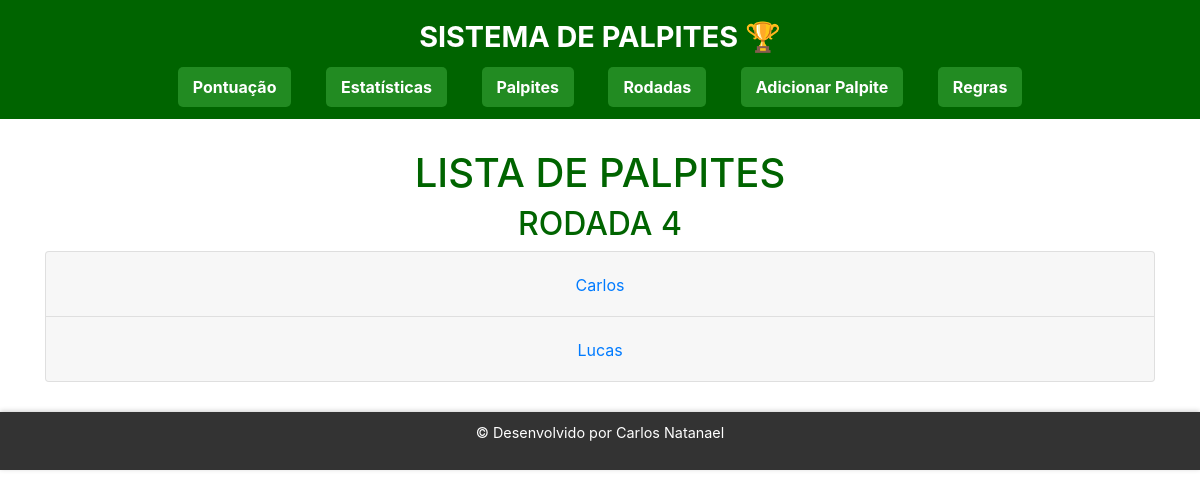
The app's page /palpites, older data.
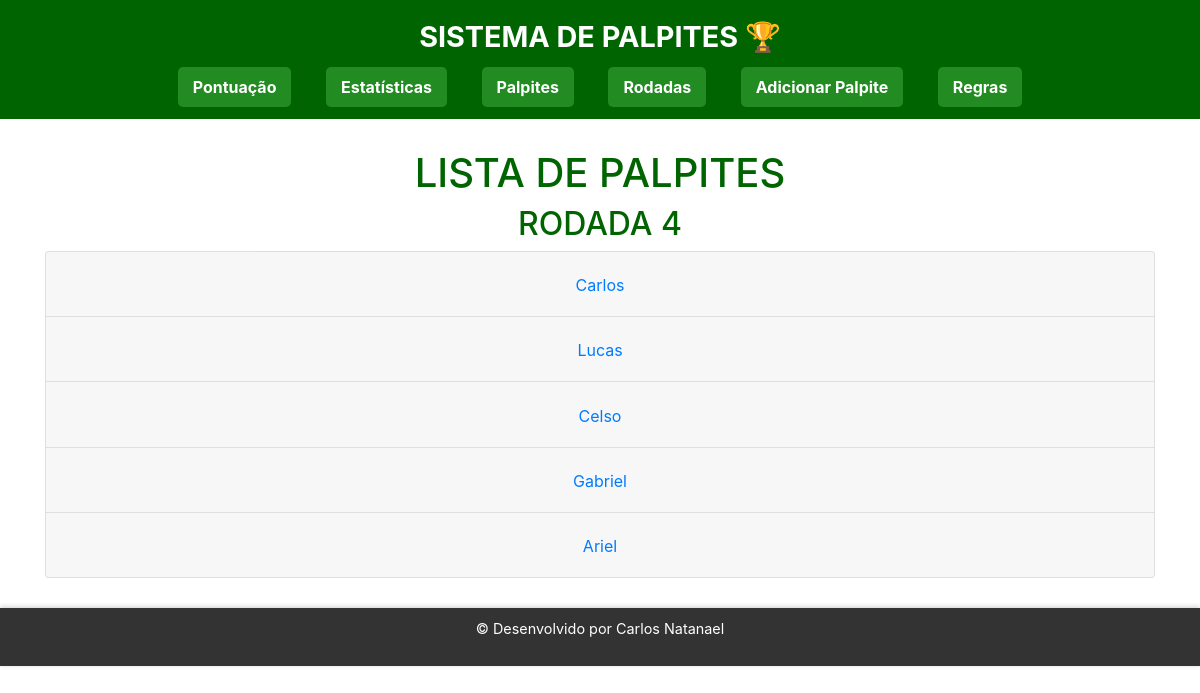
The same page, newer data.
### tables this page shows
CREATE TABLE palpites (
        id INTEGER PRIMARY KEY AUTOINCREMENT,
        nome TEXT,
        time1 TEXT,
        time2 TEXT,
        gol_time1 INTEGER,
        gol_time2 INTEGER,
        resultado TEXT,
        status TEXT
    );

### app.py (the view)
@app.route('/palpites')
def exibir_palpites():
    conn = get_db_connection()
    palpites = conn.execute("SELECT * FROM palpites").fetchall()
    conn.close()
    palpites_agrupados = {}
    for palpite in palpites:
        nome = palpite['nome']
        if nome not in palpites_agrupados:
            palpites_agrupados[nome] = []
        palpites_agrupados[nome].append(palpite)
    return render_template('palpites.html', palpites_agrupados=palpites_agrupados)

### app.py (called while the page is built)
def get_db_connection():
    conn = sqlite3.connect('palpites.db')
    conn.row_factory = sqlite3.Row
    return conn

### templates/palpites.html (shortened to what this page needs)
<!DOCTYPE html>
<html lang="pt">
<head>
    <link rel="stylesheet" href="{{ url_for('static', filename='palpites.css') }}">
    <link rel="stylesheet" href="https://stackpath.bootstrapcdn.com/bootstrap/4.5.2/css/bootstrap.min.css">
</head>
<body>
    <header>
        <h1 class="bar">Sistema de Palpites 🏆</h1>
        <nav>
            <a href="{{ url_for('index') }}">Pontuação</a>
            <a href="{{ url_for('estatisticas') }}">Estatísticas</a>
            <a href="{{ url_for('exibir_palpites') }}">Palpites</a>
            <a href="{{ url_for('exibir_rodadas') }}">Rodadas</a>
            <a href="{{ url_for('adicionar_palpites') }}">Adicionar Palpite</a>
            <a href="{{ url_for('regra') }}">Regras</a>
        </nav>
    </header>
    <main class="container">
        <h1>Lista de Palpites</h1>
        <h2>Rodada 4</h2>
        <div class="accordion" id="accordionPalpites">
            {% for nome, palpites_por_nome in palpites_agrupados.items() %}
            <div class="card">
                <div class="card-header" id="heading{{ loop.index }}">
                    <h2 class="mb-0">
                        <button class="btn btn-link" type="button" data-toggle="collapse" data-target="#collapse{{ loop.index }}" aria-expanded="true" aria-controls="collapse{{ loop.index }}">
                            {{ nome }}
                        </button>
                    </h2>
                </div>
            </div>
            {% endfor %}
        </div>
    </main>
    <footer>
        <p>© Desenvolvido por Carlos Natanael</p>
    </footer>
</body>
</html>

### static/palpites.css (style rules this page uses)
body { font-family: 'Segoe UI', Tahoma, Geneva, Verdana, sans-serif; margin: 0; padding: 0; background-color: #e0e0e0; }
header { background-color: #006400; color: #fff; padding: 20px 0; text-align: center; }
header h1 { font-size: 2em; margin: 0; font-weight: bold; text-transform: uppercase; }
nav { margin-top: 10px; }
nav a { color: #fff; font-weight: bold; text-decoration: none; margin: 0 15px; padding: 10px 15px; background-color: #228B22; border-radius: 5px; transition: background-color 0.3s; }
main { padding: 30px; text-align: center; }
h1 { color: #006400; font-size: 1.8em; margin-bottom: 20px; text-transform: uppercase; }
h2 { color: #006400; font-size: 1.8em; margin-bottom: 20px; text-transform: uppercase; }
footer { background-color: #333; color: #fff; padding: 10px 0; text-align: center; position: relative; width: 100%; font-size: 0.9em; box-shadow: 0 -1px 5px rgba(0, 0, 0, 0.2); }
.bar { color: #ffffff; font-size: 1.8em; margin-bottom: 20px; text-transform: uppercase; text-align: center; }

Row changes from the older to the newer data that the page shows:
added palpites: nome "Celso"
added palpites: nome "Gabriel"
added palpites: nome "Ariel"
